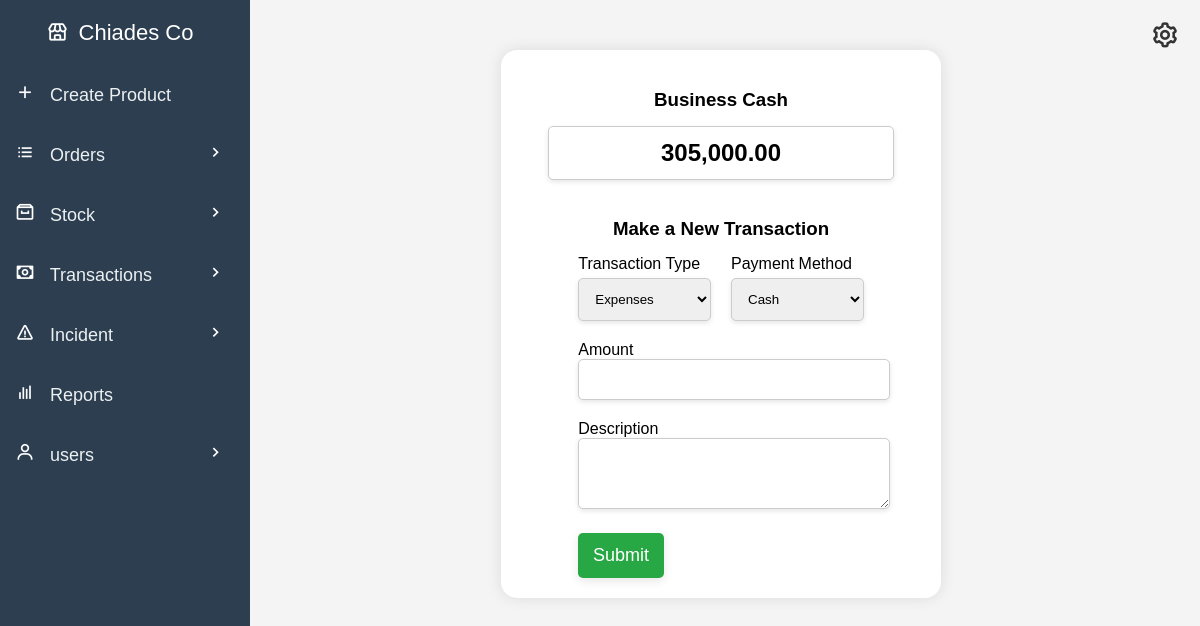
The page /create-transaction.php (signed in) on the database as committed earlier.
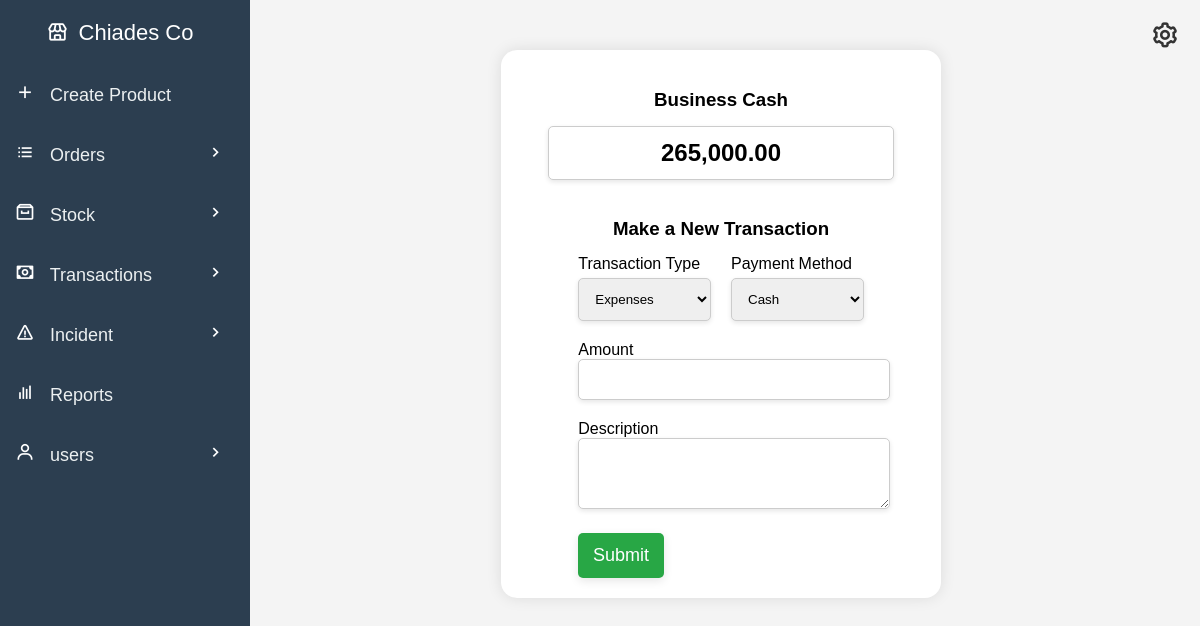
The same page on the database as committed later.
### tables this page shows
CREATE TABLE `money` (
  `money_id` int(11) NOT NULL,
  `company_id` int(10) DEFAULT NULL,
  `money` decimal(10,2) DEFAULT NULL,
  `cash` decimal(10,2) DEFAULT 0.00,
  `NMB` decimal(10,2) DEFAULT 0.00,
  `CRDB` decimal(10,2) DEFAULT 0.00,
  `NBC` decimal(10,2) DEFAULT 0.00,
  `mpesa` decimal(10,2) DEFAULT 0.00,
  `tigo_pesa` decimal(10,2) DEFAULT 0.00,
  `airtel_money` decimal(10,2) DEFAULT 0.00,
  `halo_pesa` decimal(10,2) DEFAULT 0.00,
  `azam_pesa` decimal(10,2) DEFAULT 0.00,
  `debt` decimal(10,2) DEFAULT 0.00,
  `creditors` decimal(10,2) DEFAULT 0.00
);

### create-transaction.php (the view, shortened to what this page needs)
<?php
include('db_connection.php');
$company_id = $_SESSION['company_id'];
$payment_methods_query = "SELECT * FROM payment_methods WHERE company_id = ?";
$stmt = $conn->prepare($payment_methods_query);
$stmt->bind_param("i", $company_id);
$stmt->execute();
$payment_methods_result = $stmt->get_result();
$cash_query = "SELECT cash FROM money WHERE company_id = ?";
$cash_stmt = $conn->prepare($cash_query);
$cash_stmt->bind_param("i", $company_id);
$cash_stmt->execute();
$cash = $cash_stmt->get_result()->fetch_assoc()['cash'];
?>
<!DOCTYPE html>
<html lang="en">
<head>
    <link rel="stylesheet" href="css/create-transaction.css">
    <link href="https://unpkg.com/boxicons@2.0.7/css/boxicons.min.css" rel="stylesheet">
</head>
<body>
    <a href="active_payments.php">
        <span class="settings-icon"><i class='bx bx-cog'></i></span>
    </a>
    <div class="content">
        <h3>Business Cash</h3>
        <input type="text" id="business-cash" value="<?= number_format($cash, 2); ?>" readonly>
        <h3>Make a New Transaction</h3>
        <form id="transaction-form">
            <div class="transaction-inputs">
                <div class="input-group">
                    <label for="transaction-type">Transaction Type</label>
                    <select name="transaction_type" id="transaction-type" required>
                        <option value="expenses">Expenses</option>
                    </select>
                </div>
                <div class="input-group">
                    <label for="payment-method">Payment Method</label>
                    <select name="payment_method" id="payment-method" required>
                        <?php
                        while ($row = $payment_methods_result->fetch_assoc()) {
                            foreach (['cash', 'NMB', 'CRDB', 'NBC', 'mpesa', 'airtel_money', 'tigo_pesa', 'halo_pesa', 'azam_pesa', 'debt'] as $method) {
                                if ($row[$method] === 'yes') {
                                    echo "<option value=\"$method\">" . ucfirst(str_replace('_', ' ', $method)) . "</option>";
                                }
                            }
                        }
                        ?>
                    </select>
                </div>
            </div>
            <div>
                <label for="amount">Amount</label>
                <input type="number" name="amount" id="amount" required>
            </div>
            <div>
                <label for="description">Description</label>
                <textarea name="description" id="description" rows="3" required></textarea>
            </div>
            <input type="submit" value="Submit">
        </form>
    </div>
</body>
</html>

Rows that differ between the two databases and show on the page:
changed money: cash "305,000.00" → "265,000.00"
